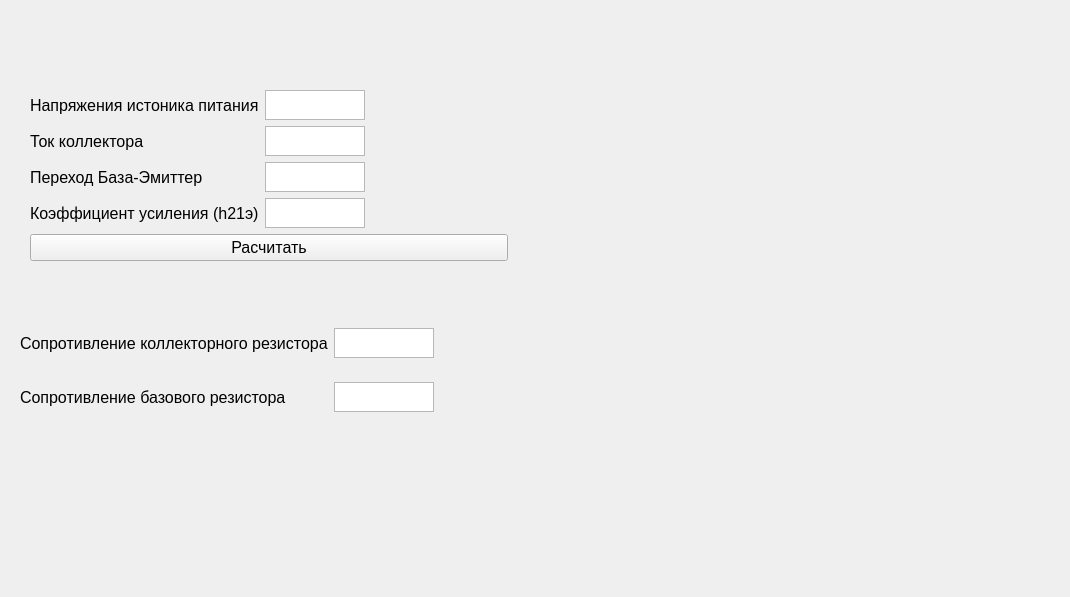
<?xml version="1.0" encoding="UTF-8"?>
<ui version="4.0">
 <class>Form</class>
 <widget class="QWidget" name="Form">
  <property name="geometry">
   <rect>
    <x>0</x>
    <y>0</y>
    <width>1070</width>
    <height>597</height>
   </rect>
  </property>
  <property name="windowTitle">
   <string>Form</string>
  </property>
  <widget class="QWidget" name="formLayoutWidget">
   <property name="geometry">
    <rect>
     <x>20</x>
     <y>310</y>
     <width>491</width>
     <height>121</height>
    </rect>
   </property>
   <layout class="QFormLayout" name="formLayout">
    <item row="0" column="0">
     <widget class="QLabel" name="label_4">
      <property name="maximumSize">
       <size>
        <width>16777215</width>
        <height>30</height>
       </size>
      </property>
      <property name="font">
       <font>
        <pointsize>12</pointsize>
       </font>
      </property>
      <property name="text">
       <string>Сопротивление коллекторного резистора</string>
      </property>
      <property name="margin">
       <number>0</number>
      </property>
     </widget>
    </item>
    <item row="0" column="1">
     <widget class="QPlainTextEdit" name="Rc">
      <property name="maximumSize">
       <size>
        <width>100</width>
        <height>30</height>
       </size>
      </property>
     </widget>
    </item>
    <item row="1" column="1">
     <widget class="QPlainTextEdit" name="Rb">
      <property name="maximumSize">
       <size>
        <width>100</width>
        <height>30</height>
       </size>
      </property>
     </widget>
    </item>
    <item row="1" column="0">
     <widget class="QLabel" name="label_5">
      <property name="maximumSize">
       <size>
        <width>16777215</width>
        <height>30</height>
       </size>
      </property>
      <property name="font">
       <font>
        <pointsize>12</pointsize>
       </font>
      </property>
      <property name="text">
       <string>Сопротивление базового резистора</string>
      </property>
      <property name="margin">
       <number>0</number>
      </property>
     </widget>
    </item>
   </layout>
  </widget>
  <widget class="QWidget" name="formLayoutWidget_2">
   <property name="geometry">
    <rect>
     <x>30</x>
     <y>90</y>
     <width>478</width>
     <height>173</height>
    </rect>
   </property>
   <layout class="QFormLayout" name="formLayout_2">
    <item row="0" column="0">
     <widget class="QLabel" name="label">
      <property name="maximumSize">
       <size>
        <width>16777215</width>
        <height>30</height>
       </size>
      </property>
      <property name="font">
       <font>
        <pointsize>12</pointsize>
       </font>
      </property>
      <property name="text">
       <string>Напряжения истоника питания</string>
      </property>
      <property name="margin">
       <number>0</number>
      </property>
     </widget>
    </item>
    <item row="0" column="1">
     <widget class="QPlainTextEdit" name="Ein">
      <property name="maximumSize">
       <size>
        <width>100</width>
        <height>30</height>
       </size>
      </property>
     </widget>
    </item>
    <item row="1" column="0">
     <widget class="QLabel" name="label_2">
      <property name="maximumSize">
       <size>
        <width>16777215</width>
        <height>30</height>
       </size>
      </property>
      <property name="font">
       <font>
        <pointsize>12</pointsize>
       </font>
      </property>
      <property name="text">
       <string>Ток коллектора</string>
      </property>
      <property name="margin">
       <number>0</number>
      </property>
     </widget>
    </item>
    <item row="1" column="1">
     <widget class="QPlainTextEdit" name="Ic">
      <property name="maximumSize">
       <size>
        <width>100</width>
        <height>30</height>
       </size>
      </property>
     </widget>
    </item>
    <item row="2" column="0">
     <widget class="QLabel" name="label_3">
      <property name="maximumSize">
       <size>
        <width>16777215</width>
        <height>30</height>
       </size>
      </property>
      <property name="font">
       <font>
        <pointsize>12</pointsize>
       </font>
      </property>
      <property name="text">
       <string>Переход База-Эмиттер</string>
      </property>
      <property name="margin">
       <number>0</number>
      </property>
     </widget>
    </item>
    <item row="2" column="1">
     <widget class="QPlainTextEdit" name="Ube">
      <property name="maximumSize">
       <size>
        <width>100</width>
        <height>30</height>
       </size>
      </property>
     </widget>
    </item>
    <item row="4" column="0" colspan="2">
     <widget class="QPushButton" name="pushButton">
      <property name="font">
       <font>
        <pointsize>12</pointsize>
       </font>
      </property>
      <property name="text">
       <string>Расчитать</string>
      </property>
     </widget>
    </item>
    <item row="3" column="0">
     <widget class="QLabel" name="label_8">
      <property name="maximumSize">
       <size>
        <width>16777215</width>
        <height>30</height>
       </size>
      </property>
      <property name="font">
       <font>
        <pointsize>12</pointsize>
       </font>
      </property>
      <property name="text">
       <string>Коэффициент усиления (h21э)</string>
      </property>
      <property name="margin">
       <number>0</number>
      </property>
     </widget>
    </item>
    <item row="3" column="1">
     <widget class="QPlainTextEdit" name="h21">
      <property name="maximumSize">
       <size>
        <width>100</width>
        <height>30</height>
       </size>
      </property>
     </widget>
    </item>
   </layout>
  </widget>
  <widget class="QLabel" name="label_6">
   <property name="geometry">
    <rect>
     <x>540</x>
     <y>80</y>
     <width>511</width>
     <height>451</height>
    </rect>
   </property>
   <property name="text">
    <string/>
   </property>
   <property name="pixmap">
    <pixmap>../img/image.png</pixmap>
   </property>
   <property name="scaledContents">
    <bool>true</bool>
   </property>
  </widget>
  <widget class="QLabel" name="label_7">
   <property name="geometry">
    <rect>
     <x>380</x>
     <y>30</y>
     <width>47</width>
     <height>13</height>
    </rect>
   </property>
   <property name="text">
    <string/>
   </property>
  </widget>
 </widget>
 <resources/>
 <connections/>
</ui>
